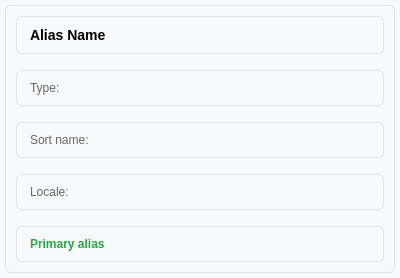
<?xml version="1.0" encoding="UTF-8"?>
<ui version="4.0">
 <class>AliasItemTemplate</class>
 <widget class="QWidget" name="AliasItemTemplate">
  <property name="geometry">
   <rect>
    <x>0</x>
    <y>0</y>
    <width>400</width>
    <height>120</height>
   </rect>
  </property>
  <property name="windowTitle">
   <string>Alias Item</string>
  </property>
  <property name="styleSheet">
   <string notr="true">QWidget { 
    background-color: #f8f9fa; 
    border: 1px solid #dee2e6; 
    border-radius: 5px; 
    padding: 10px; 
    margin: 5px; 
}</string>
  </property>
  <layout class="QVBoxLayout" name="aliasLayout">
   <item>
    <widget class="QLabel" name="nameLabel">
     <property name="text">
      <string>&lt;b&gt;Alias Name&lt;/b&gt;</string>
     </property>
     <property name="styleSheet">
      <string notr="true">font-size: 14px; margin-bottom: 5px;</string>
     </property>
    </widget>
   </item>
   <item>
    <widget class="QLabel" name="typeLabel">
     <property name="text">
      <string>Type: </string>
     </property>
     <property name="styleSheet">
      <string notr="true">color: #666; font-size: 12px;</string>
     </property>
    </widget>
   </item>
   <item>
    <widget class="QLabel" name="sortLabel">
     <property name="text">
      <string>Sort name: </string>
     </property>
     <property name="styleSheet">
      <string notr="true">color: #666; font-size: 12px;</string>
     </property>
    </widget>
   </item>
   <item>
    <widget class="QLabel" name="localeLabel">
     <property name="text">
      <string>Locale: </string>
     </property>
     <property name="styleSheet">
      <string notr="true">color: #666; font-size: 12px;</string>
     </property>
    </widget>
   </item>
   <item>
    <widget class="QLabel" name="primaryLabel">
     <property name="text">
      <string>Primary alias</string>
     </property>
     <property name="styleSheet">
      <string notr="true">color: #28a745; font-weight: bold; font-size: 12px;</string>
     </property>
    </widget>
   </item>
  </layout>
 </widget>
 <resources/>
 <connections/>
</ui>
